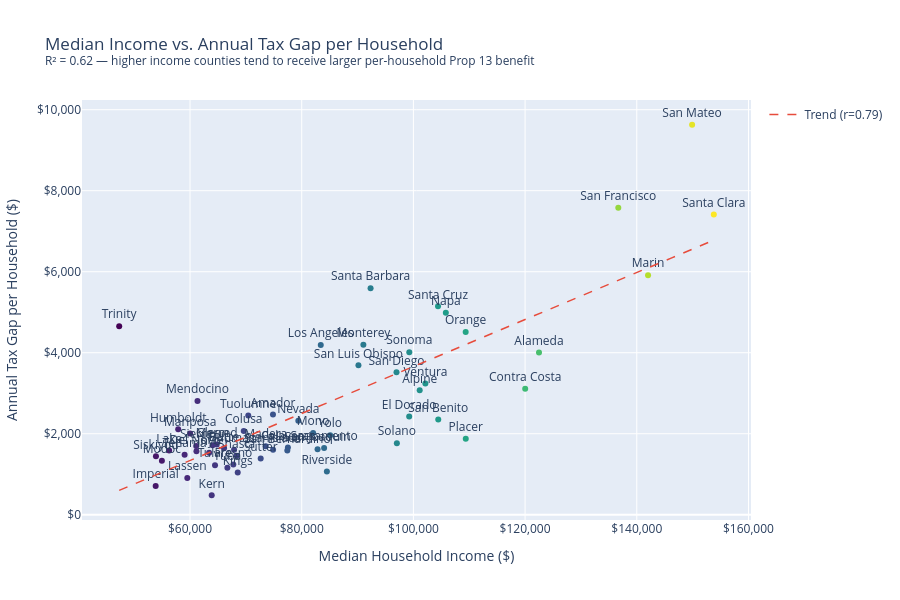

Write notebook code for a chart like this one.
### Code cell
# Scatter: median income vs tax gap per household
slope2, intercept2, r2val, p2, se2 = stats.linregress(
    df['median_income'], df['tax_gap_per_household']
)
r2_2 = r2val ** 2
print(f'Income vs. gap/HH: Pearson r = {r2val:.3f}, R² = {r2_2:.3f}, p = {p2:.4f}')

fig2 = px.scatter(
    df,
    x='median_income',
    y='tax_gap_per_household',
    text='county',
    color='median_income',
    color_continuous_scale='Viridis',
    title=f'Median Income vs. Annual Tax Gap per Household<br>'
          f'<sup>R² = {r2_2:.2f} — higher income counties tend to receive larger per-household Prop 13 benefit</sup>',
    labels={
        'median_income': 'Median Household Income ($)',
        'tax_gap_per_household': 'Annual Tax Gap per Household ($)',
    },
    hover_data={
        'median_income': ':$,.0f',
        'tax_gap_per_household': ':$,.0f',
        'assessment_ratio': ':.2%',
    },
)
x_range2 = np.linspace(df['median_income'].min(), df['median_income'].max(), 100)
y_range2 = intercept2 + slope2 * x_range2
fig2.add_trace(go.Scatter(
    x=x_range2, y=y_range2,
    mode='lines',
    line=dict(color='#e74c3c', dash='dash', width=1.5),
    name=f'Trend (r={r2val:.2f})',
    showlegend=True,
))
fig2.update_traces(textposition='top center', selector=dict(mode='markers+text'))
fig2.update_layout(
    height=600,
    coloraxis_showscale=False,
    xaxis=dict(tickprefix='$', tickformat=',.0f'),
    yaxis=dict(tickprefix='$', tickformat=',.0f'),
)
fig2.show()

### Figure 1 — Plotly figure (JSON) as saved in the notebook; plotly's stock layout.template omitted (floating-point values rounded to 4 significant figures)
{"data": [{"customdata": [[0.6842], [0.5736], [0.5547], [0.6487], [0.6758], [0.5621], [0.7151], [0.5902], [0.6714], [0.7142], [0.597], [0.5725], [0.7763], [0.5788], [0.8657], [0.7004], [0.6045], [0.6841], [0.6094], [0.6366], [0.6782], [0.5628], [0.5591], [0.6053], [0.5809], [0.6817], [0.5713], [0.561], [0.6631], [0.6089], [0.7544], [0.6096], [0.8109], [0.7107], [0.7237], [0.7011], [0.6372], [0.5854], [0.7156], [0.5981], [0.5284], [0.5342], [0.5911], [0.569], [0.6458], [0.6276], [0.5854], [0.7225], [0.5967], [0.6732], [0.701], [0.5982], [0.2939], [0.6637], [0.5477], [0.6407], [0.7215], [0.7237]], "hovertemplate": "Median Household Income ($)=%{marker.color:$,.0f}<br>Annual Tax Gap per Household ($)=%{y:$,.0f}<br>county=%{text}<br>assessment_ratio=%{customdata[0]:.2%}<extra></extra>", "legendgroup": "", "marker": {"color": [122488, 101125, 74853, 66085, 77526, 69619, 120020, 61149, 99246, 67756, 64033, 57881, 53847, 63417, 63883, 68540, 56259, 59515, 83411, 73543, 142019, 60021, 61335, 64772, 54962, 82038, 91043, 105809, 79395, 109361, 109375, 67885, 84505, 84010, 104451, 77423, 96974, 136689, 82837, 90158, 149907, 92332, 153792, 104409, 68347, 61108, 53898, 97037, 99266, 74872, 72654, 59029, 47317, 64474, 70432, 102141, 85097, 66693], "coloraxis": "coloraxis", "symbol": "circle"}, "mode": "markers+text", "name": "", "orientation": "v", "showlegend": false, "text": ["Alameda", "Alpine", "Amador", "Butte", "Calaveras", "Colusa", "Contra Costa", "Del Norte", "El Dorado", "Fresno", "Glenn", "Humboldt", "Imperial", "Inyo", "Kern", "Kings", "Lake", "Lassen", "Los Angeles", "Madera", "Marin", "Mariposa", "Mendocino", "Merced", "Modoc", "Mono", "Monterey", "Napa", "Nevada", "Orange", "Placer", "Plumas", "Riverside", "Sacramento", "San Benito", "San Bernardino", "San Diego", "San Francisco", "San Joaquin", "San Luis Obispo", "San Mateo", "Santa Barbara", "Santa Clara", "Santa Cruz", "Shasta", "Sierra", "Siskiyou", "Solano", "Sonoma", "Stanislaus", "Sutter", "Tehama", "Trinity", "Tulare", "Tuolumne", "Ventura", "Yolo", "Yuba"], "textposition": "top center", "type": "scatter", "x": [122488, 101125, 74853, 66085, 77526, 69619, 120020, 61149, 99246, 67756, 64033, 57881, 53847, 63417, 63883, 68540, 56259, 59515, 83411, 73543, 142019, 60021, 61335, 64772, 54962, 82038, 91043, 105809, 79395, 109361, 109375, 67885, 84505, 84010, 104451, 77423, 96974, 136689, 82837, 90158, 149907, 92332, 153792, 104409, 68347, 61108, 53898, 97037, 99266, 74872, 72654, 59029, 47317, 64474, 70432, 102141, 85097, 66693], "xaxis": "x", "y": [4006.0, 3072.0, 2475.0, 1639.0, 1658.0, 2065.0, 3108.0, 1565.0, 2426.0, 1241.0, 1718.0, 2110.0, 709.4, 1533.0, 481.4, 1041.0, 1587.0, 904.5, 4190.0, 1692.0, 5913.0, 2008.0, 2808.0, 1732.0, 1332.0, 2018.0, 4198.0, 4986.0, 2319.0, 4511.0, 1875.0, 1604.0, 1066.0, 1645.0, 2352.0, 1585.0, 3516.0, 7582.0, 1618.0, 3689.0, 9628.0, 5593.0, 7410.0, 5145.0, 1456.0, 1697.0, 1444.0, 1767.0, 4014.0, 1603.0, 1391.0, 1480.0, 4656.0, 1224.0, 2448.0, 3241.0, 1964.0, 1162.0], "yaxis": "y"}, {"line": {"color": "#e74c3c", "dash": "dash", "width": 1.5}, "mode": "lines", "name": "Trend (r=0.79)", "showlegend": true, "type": "scatter", "x": [47320.0, 48390.0, 49470.0, 50540.0, 51620.0, 52690.0, 53770.0, 54850.0, 55920.0, 57000.0, 58070.0, 59150.0, 60220.0, 61300.0, 62370.0, 63450.0, 64530.0, 65600.0, 66680.0, 67750.0, 68830.0, 69900.0, 70980.0, 72050.0, 73130.0, 74200.0, 75280.0, 76360.0, 77430.0, 78510.0, 79580.0, 80660.0, 81730.0, 82810.0, 83880.0, 84960.0, 86040.0, 87110.0, 88190.0, 89260.0, 90340.0, 91410.0, 92490.0, 93560.0, 94640.0, 95710.0, 96790.0, 97870.0, 98940.0, 100000.0, 101100.0, 102200.0, 103200.0, 104300.0, 105400.0, 106500.0, 107500.0, 108600.0, 109700.0, 110800.0, 111800.0, 112900.0, 114000.0, 115100.0, 116100.0, 117200.0, 118300.0, 119400.0, 120500.0, 121500.0, 122600.0, 123700.0, 124800.0, 125800.0, 126900.0, 128000.0, 129100.0, 130100.0, 131200.0, 132300.0, 133400.0, 134400.0, 135500.0, 136600.0, 137700.0, 138700.0, 139800.0, 140900.0, 142000.0, 143000.0, 144100.0, 145200.0, 146300.0, 147300.0, 148400.0, 149500.0, 150600.0, 151600.0, 152700.0, 153800.0], "y": [602.5, 664.9, 727.3, 789.7, 852.1, 914.5, 976.9, 1039.0, 1102.0, 1164.0, 1226.0, 1289.0, 1351.0, 1414.0, 1476.0, 1538.0, 1601.0, 1663.0, 1726.0, 1788.0, 1850.0, 1913.0, 1975.0, 2038.0, 2100.0, 2162.0, 2225.0, 2287.0, 2350.0, 2412.0, 2474.0, 2537.0, 2599.0, 2662.0, 2724.0, 2786.0, 2849.0, 2911.0, 2974.0, 3036.0, 3098.0, 3161.0, 3223.0, 3285.0, 3348.0, 3410.0, 3473.0, 3535.0, 3597.0, 3660.0, 3722.0, 3785.0, 3847.0, 3909.0, 3972.0, 4034.0, 4097.0, 4159.0, 4221.0, 4284.0, 4346.0, 4409.0, 4471.0, 4533.0, 4596.0, 4658.0, 4721.0, 4783.0, 4845.0, 4908.0, 4970.0, 5033.0, 5095.0, 5157.0, 5220.0, 5282.0, 5344.0, 5407.0, 5469.0, 5532.0, 5594.0, 5656.0, 5719.0, 5781.0, 5844.0, 5906.0, 5968.0, 6031.0, 6093.0, 6156.0, 6218.0, 6280.0, 6343.0, 6405.0, 6468.0, 6530.0, 6592.0, 6655.0, 6717.0, 6780.0]}], "layout": {"coloraxis": {"colorbar": {"title": {"text": "Median Household Income ($)"}}, "colorscale": [[0.0, "#440154"], [0.1111, "#482878"], [0.2222, "#3e4989"], [0.3333, "#31688e"], [0.4444, "#26828e"], [0.5556, "#1f9e89"], [0.6667, "#35b779"], [0.7778, "#6ece58"], [0.8889, "#b5de2b"], [1.0, "#fde725"]], "showscale": false}, "height": 600, "legend": {"tracegroupgap": 0}, "title": {"text": "Median Income vs. Annual Tax Gap per Household<br><sup>R² = 0.62 — higher income counties tend to receive larger per-household Prop 13 benefit</sup>"}, "xaxis": {"anchor": "y", "domain": [0.0, 1.0], "tickformat": ",.0f", "tickprefix": "$", "title": {"text": "Median Household Income ($)"}}, "yaxis": {"anchor": "x", "domain": [0.0, 1.0], "tickformat": ",.0f", "tickprefix": "$", "title": {"text": "Annual Tax Gap per Household ($)"}}}}
